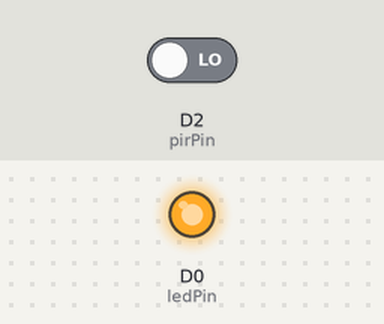
The sketch below on a simulated ESP8266 (NodeMCU). Shown: output pins drawn as LEDs (lit = HIGH). The inputs (shaded band) are chosen by the test bench; at power-on: D2 (pirPin) LOW. What the sketch prints to the serial monitor is not drawn.

Above: at 1.2 s.
1.3 s: D2 (pirPin) driven HIGH
At 2.5 s:
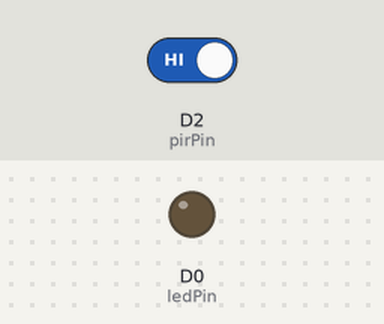
Timing chart, 0 to 4.3 s (numbered marks = the images above; inputs shaded):
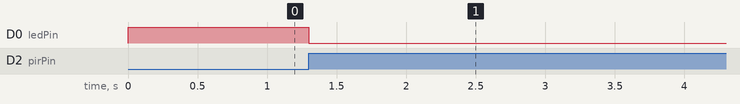

Measured:
- after the input at 1.3 s, D0 (ledPin): HIGH → LOW at once

The sketch:

03_PIR_Read_SerialPrint_LED-Out.ino
```cpp
#define ledPin D0
#define pirPin D2
#define pirDelay 7

long tick = millis();

void setup()
{
  Serial.begin(115200);
  pinMode(ledPin, OUTPUT);
  pinMode(pirPin, INPUT);
}

void loop()
{
  int pirValue = digitalRead(pirPin);
  if (pirValue)
  {
    digitalWrite(ledPin, LOW);
    Serial.println("Motion Detected!!!...");

    for (int i = 0; i <= pirDelay; i++)
    {
      Serial.print(String(pirDelay - i) + " ");
      delay(1000);
    }
    Serial.println();
  }
  else
  {
    digitalWrite(ledPin, HIGH);
    if ((millis() - tick) > 1000)
    {
      Serial.println("Scanning...");
      tick = millis();
    }
  }
}
```
